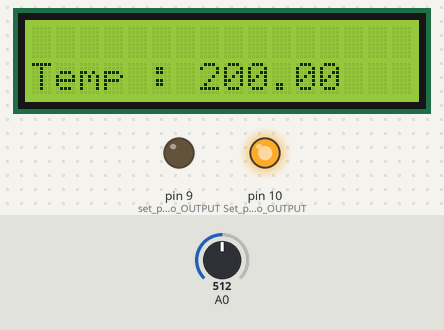
Bench run of a sketch on a simulated Arduino Uno, built with avr-gcc and run on an emulated ATmega328P. Shown: 16×2 character LCD, output pins drawn as LEDs (lit = HIGH). The test bench sets the inputs (shaded band); at power-on: A0 = 512. What the sketch prints to the serial monitor is not drawn.

Above: at 1.2 s.
1.3 s: A0 set to 716
At 2.3 s:
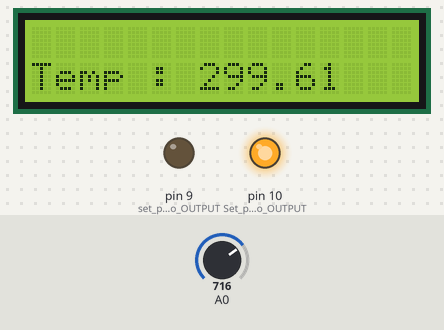
3.5 s: A0 set to 900
At 4.4 s:
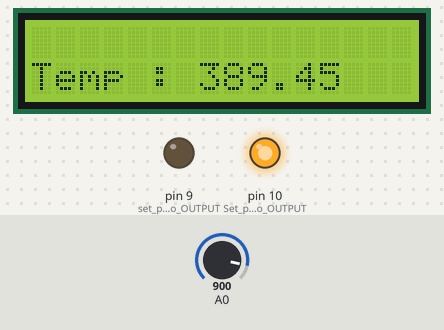
5.5 s: A0 set to 1023
At 6.5 s:
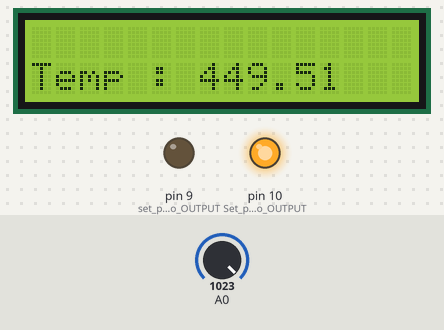
7.6 s: A0 set to 323
At 8.6 s:
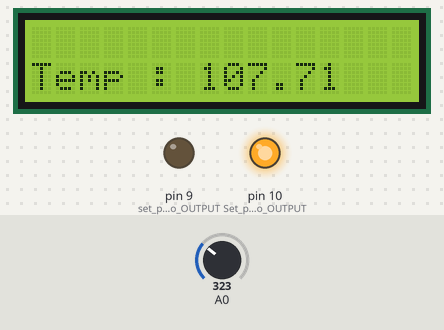
9.6 s: A0 set to 296
At 10.7 s:
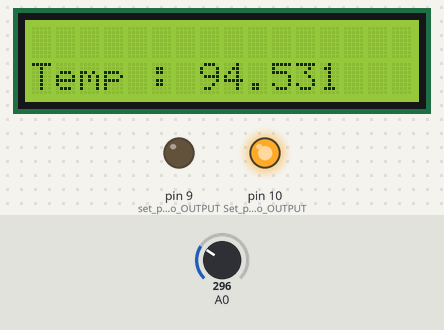
Timing chart, 0 to 12.6 s (numbered marks = the images above; inputs shaded):
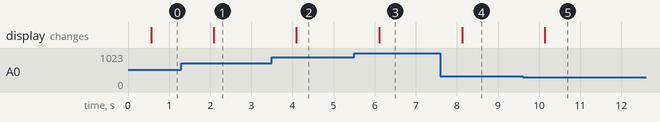

Measured:
- after the input at 1.3 s, the display: changes after 0.78 s (image 1)
- after the input at 3.5 s, the display: changes after 0.60 s (image 2)
- after the input at 5.5 s, the display: changes after 0.61 s (image 3)
- after the input at 7.6 s, the display: changes after 0.53 s (image 4)
- after the input at 9.6 s, the display: changes after 0.54 s (image 5)

The sketch:

tempLcd.ino
```cpp
#include <LiquidCrystal.h>

LiquidCrystal lcd(12, 11, 5, 4, 3, 2);

const int temperaturePin = 0;

void setup()
{
  lcd.begin(16, 2);
  pinMode(9, OUTPUT); //set pin 9 to OUTPUT
  pinMode(10, OUTPUT); //Set pin 10 to OUTPUT
  digitalWrite(9, LOW); //outputs no power to the contrast pin this lets you see the words
  analogWrite(10, 255);	//Outputs full power to the screen brightness LED
  Serial.begin(9600);
  lcd.setCursor(0, 1);
  lcd.print("Starting Up...");
  lcd.clear();

}
void loop()
{
  lcd.setCursor(0, 1);

  float voltage, degreesC, degreesF;

  voltage = getVoltage(temperaturePin);

  degreesC = (voltage - 0.5) * 100.0;

  degreesF = degreesC * (9.0/5.0) + 32.0;

  Serial.print("voltage: ");
  Serial.print(voltage);
  Serial.print("  deg C: ");
  Serial.print(degreesC);
  Serial.print("  deg F: ");
  Serial.println(degreesF);
  delay(500);

  lcd.print("Temp :");
  lcd.print(" ");
  lcd.print(degreesC);

}

float getVoltage(int pin)
{
  return (analogRead(pin) * 0.004882814);
}
```
